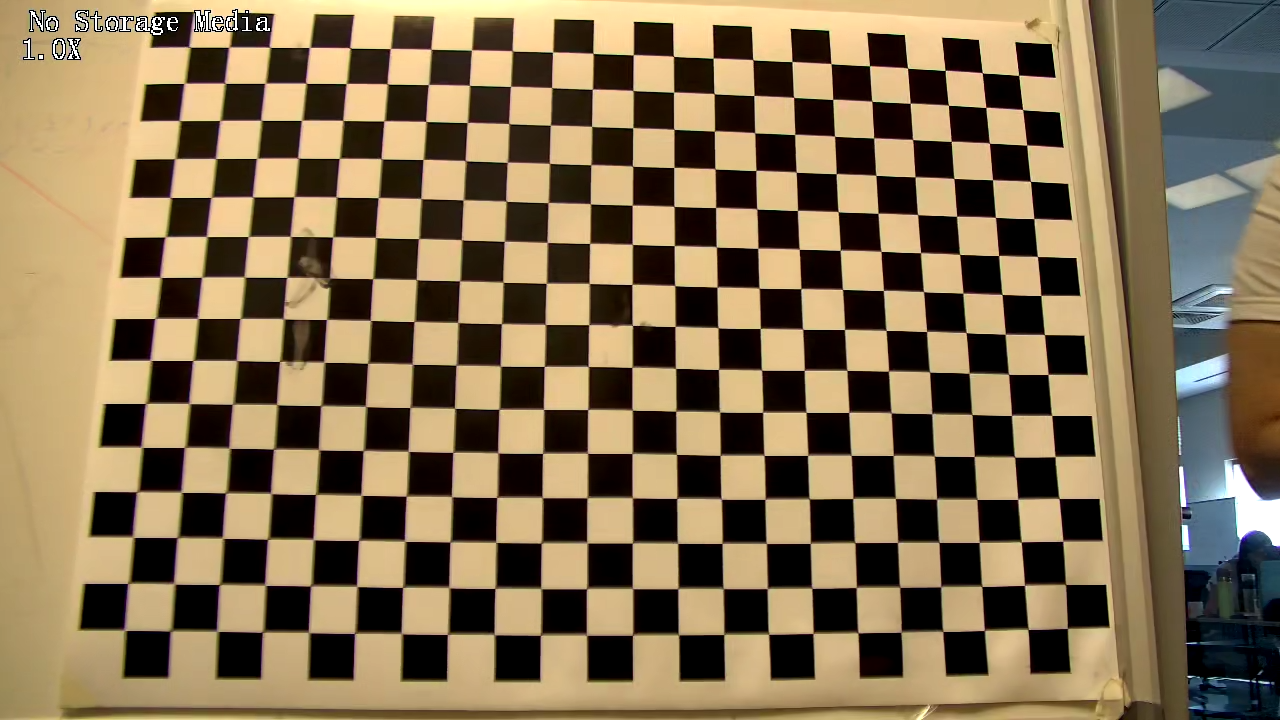
#> input picture calibration_images/zoom_1x/1x_zoom_1.png, 1280 x 720 px, found by its file name
$ python calibrate_simple.py
#> lines starting #> are read from the running program, lines starting #| are printed output that depends on the picture
#!/usr/bin/env python3
# -*- coding: utf-8 -*-

import os, re, yaml
import cv2
import numpy as np

# ====== KLASÖRLER ======
CALIB_IMAGES_DIR = "calibration_images"   # içinde zoom_1x, zoom_2x, ...
OUTPUT_DIR       = "calibration_results"

# ====== TAHTA ======
PATTERN_SIZE = (22, 15)   # (cols, rows) = iç köşe sayıları
SQUARE_SIZE  = 2.0        # birim önemli değil; tutarlı olsun

# ====== TEMEL AYARLAR ======
USE_SB = True                  # varsa findChessboardCornersSB kullan
EXCLUDE_BORDER = 1             # 0/1/2/3: kenardan şu kadar halka at
FIX_K3_DEFAULT = True          # K3 kilit (stabilite için)
ZERO_TANGENTIAL = True         # p1=p2=0 (bombeli kağıtta overfit'i engeller)
CENTER_TOL_RATIO = 0.05        # |cx-cx0|, |cy-cy0| uyarı eşiği (oran)
HIGH_ZOOM_PRINCIPAL_FIX_FROM = 4   # 4x ve üstü principal sabit
RMS_LIMIT_LOWZOOM = 2.5
RMS_LIMIT_HIGHZOOM = 3.0

# ====== YARDIMCILAR ======
def parse_zoom_level(name: str):
    m = re.search(r"zoom_(\d+)x", name.lower())
    return int(m.group(1)) if m else None

def list_images(folder_path):
    exts = (".jpg", ".jpeg", ".png", ".bmp", ".tiff")
    files = [os.path.join(folder_path, f) for f in os.listdir(folder_path)
             if f.lower().endswith(exts)]
    files.sort()
    return files

def load_images_from_folder(folder_path):
    images = []
    for p in list_images(folder_path):
        img = cv2.imread(p, cv2.IMREAD_COLOR)
        if img is None:
            continue
        gray = cv2.cvtColor(img, cv2.COLOR_BGR2GRAY)
        images.append((img, gray))
    return images

def assert_same_resolution(images):
    sizes = {(g.shape[1], g.shape[0]) for _, g in images}
    if len(sizes) != 1:
        raise ValueError(f"Farklı çözünürlükler: {sizes}")
    return next(iter(sizes))  # (W,H)

def generate_object_points(pattern_size, square_size):
    cols, rows = pattern_size
    obj = np.zeros((cols*rows, 3), np.float32)
    grid = np.mgrid[0:cols, 0:rows].T.reshape(-1, 2).astype(np.float32)
    obj[:, :2] = grid * square_size
    return obj  # (N,3)

def filter_border_points(corners, objpoints, pattern_size, border):
    """Deforme/lekeli kenar etkisini azalt: dış halkaları at."""
    if border <= 0:
        return corners, objpoints
    cols, rows = pattern_size
    n = cols * rows
    keep_idx = []
    for idx in range(n):
        c = idx % cols
        r = idx // cols
        if (border <= c < cols-border) and (border <= r < rows-border):
            keep_idx.append(idx)
    if len(keep_idx) < 30:  # çok az kaldıysa dokunma
        return corners, objpoints
    corners_f = corners.reshape(-1, 2)[keep_idx].reshape(-1, 1, 2)
    obj_f     = objpoints[keep_idx]
    return corners_f.astype(np.float32), obj_f.astype(np.float32)

def find_corners(images, pattern_size, square_size, use_sb=True, exclude_border=0):
    if not images:
        return [], [], (0, 0)
    image_size = assert_same_resolution(images)

    criteria = (cv2.TERM_CRITERIA_EPS + cv2.TERM_CRITERIA_MAX_ITER, 30, 1e-3)
    obj_templ = generate_object_points(pattern_size, square_size)
    objpoints, imgpoints = [], []

    sb_flags = cv2.CALIB_CB_EXHAUSTIVE | cv2.CALIB_CB_NORMALIZE_IMAGE
    classic_flags = (cv2.CALIB_CB_ADAPTIVE_THRESH |
                     cv2.CALIB_CB_NORMALIZE_IMAGE |
                     cv2.CALIB_CB_FAST_CHECK)

    for bgr, gray in images:
        found, corners = False, None

        if use_sb and hasattr(cv2, "findChessboardCornersSB"):
            try:
                found, corners = cv2.findChessboardCornersSB(gray, PATTERN_SIZE, sb_flags)
            except Exception:
                found, corners = False, None

        if not found:
            ret, c = cv2.findChessboardCorners(gray, PATTERN_SIZE, classic_flags)
            if ret:
                corners = cv2.cornerSubPix(gray, c, (11, 11), (-1, -1), criteria)
                found = True

        if found and corners is not None:
            corners_f, obj_f = filter_border_points(corners, obj_templ, PATTERN_SIZE, exclude_border)
            if corners_f.shape[0] < 10:
                continue
            objpoints.append(obj_f)
            imgpoints.append(corners_f.astype(np.float32))

    return objpoints, imgpoints, image_size

def per_view_errors(objpoints, imgpoints, rvecs, tvecs, K, dist):
    """Her görüntü için ortalama Öklidyen reproj. hatası (px/corner, mean)."""
    errs = []
    for obj, img, r, t in zip(objpoints, imgpoints, rvecs, tvecs):
        proj, _ = cv2.projectPoints(obj, r, t, K, dist)
        diff = img.reshape(-1, 2) - proj.reshape(-1, 2)
        e = float(np.sqrt((diff * diff).sum(axis=1)).mean())
        errs.append(e)
    return np.array(errs, dtype=np.float32)

def simple_outlier_mask(errs, factor=1.5):
    if len(errs) < 8:
        return np.ones_like(errs, dtype=bool)
    med = np.median(errs)
    q1, q3 = np.percentile(errs, 25), np.percentile(errs, 75)
    iqr = q3 - q1
    thresh = med + factor * iqr
    m = errs <= thresh
    if m.sum() < max(6, int(0.6 * len(errs))):
        return np.ones_like(errs, dtype=bool)
    return m

def _sanity_limits(z):
    """k1/k2 ve RMS için kaba limitler."""
    if z <= 5:
        return 2.5, 10.0   # |k1|<=2.5, |k2|<=10
    else:
        return 5.0, 30.0   # |k1|<=5,   |k2|<=30

def is_sane_result(res, z):
    k1, k2 = abs(res["k1"]), abs(res["k2"])
    rms = float(res["reprojection_error"])
    lim_k1, lim_k2 = _sanity_limits(z)
    rms_lim = RMS_LIMIT_LOWZOOM if z <= 5 else RMS_LIMIT_HIGHZOOM
    return (k1 <= lim_k1) and (k2 <= lim_k2) and (rms <= rms_lim)

def debug_sanity(res, z):
    lim_k1, lim_k2 = (5.0, 30.0) if z>5 else (2.5, 10.0)
    rms_lim = 3.0 if z>5 else 2.5
    print(f"[sanity] z={z}  k1={abs(res['k1']):.3f}/{lim_k1} "
          f"k2={abs(res['k2']):.3f}/{lim_k2}  RMS={res['reprojection_error']:.2f}/{rms_lim}")

def calibrate_camera(objpoints, imgpoints, image_size,
                     fix_principal=False,
                     fix_k1=False, fix_k2=False,
                     iqr_factor=1.5):
    """
    Basit kalibrasyon:
      - K0: merkez, f0=0.9*min(W,H)
      - Tangential kapalı (opsiyonel)
      - K3 daima kilitli (FIX_K3_DEFAULT)
      - fix_k1/fix_k2 True ise ilgili katsayılar kilitlenir
      - Outlier temizliği: IQR faktörü ile
    """
    W, H = image_size
    f0 = 0.9 * min(W, H)
    K0 = np.array([[f0, 0, W/2.0],
                   [0,  f0, H/2.0],
                   [0,   0,   1.0]], dtype=np.float64)
    dist0 = np.zeros((5, 1), dtype=np.float64)

    flags = 0
    if FIX_K3_DEFAULT:
        flags |= cv2.CALIB_FIX_K3
    if ZERO_TANGENTIAL:
        flags |= cv2.CALIB_ZERO_TANGENT_DIST
    if fix_principal:
        flags |= cv2.CALIB_FIX_PRINCIPAL_POINT
    if fix_k1:
        flags |= cv2.CALIB_FIX_K1
    if fix_k2:
        flags |= cv2.CALIB_FIX_K2
    flags |= cv2.CALIB_USE_INTRINSIC_GUESS

    # 1) Kalibrasyon
    rms, K, dist, rvecs, tvecs = cv2.calibrateCamera(
        objpoints, imgpoints, image_size, K0, dist0, flags=flags
    )
    d = dist.reshape(-1, 1)

    # 2) Outlier temizliği + tekrar
    errs = per_view_errors(objpoints, imgpoints, rvecs, tvecs, K, d)
    mask = simple_outlier_mask(errs, factor=iqr_factor)
    if mask.sum() != len(errs):
        obj_f = [o for o, k in zip(objpoints, mask) if k]
        img_f = [i for i, k in zip(imgpoints, mask) if k]
        rms, K, dist, rvecs, tvecs = cv2.calibrateCamera(
            obj_f, img_f, image_size, K, d, flags=flags
        )
        d = dist.reshape(-1, 1)
        errs = per_view_errors(obj_f, img_f, rvecs, tvecs, K, d)

    # Özet metrikler
    cx, cy = float(K[0, 2]), float(K[1, 2])
    fx, fy = float(K[0, 0]), float(K[1, 1])

    # dist'ten isimli katsayıları çek (varsa)
    dist_list = dist.reshape(-1).astype(float).tolist()
    def _get(idx, default=0.0):
        return float(dist_list[idx]) if idx < len(dist_list) else default
    k1, k2, p1, p2, k3 = _get(0), _get(1), _get(2), _get(3), _get(4)

    # Uyarılar
    warns = []
    if abs(cx - W/2.0) > CENTER_TOL_RATIO * W:
        warns.append(f"cx merkezden sapmış: {cx:.2f} vs {W/2:.2f}")
    if abs(cy - H/2.0) > CENTER_TOL_RATIO * H:
        warns.append(f"cy merkezden sapmış: {cy:.2f} vs {H/2:.2f}")
    lim_k1, lim_k2 = _sanity_limits(parse_zoom_level("zoom_{}x".format(0)) or 0)
    # (uyarı limitleri sabit kalsın, temel eşikler aşağıda ayrıca var)
    if abs(k1) > 0.6: warns.append(f"|k1| yüksek: {k1:.3f}")
    if abs(k2) > 2.0: warns.append(f"|k2| yüksek: {k2:.3f}")

    return {
        "camera_matrix": K.tolist(),
        "distortion_coefficients": dist_list,
        "reprojection_error": float(rms),
        "per_view_errors": [float(e) for e in errs.reshape(-1).tolist()],
        "fx": fx, "fy": fy, "cx": cx, "cy": cy,
        "k1": k1, "k2": k2, "p1": p1, "p2": p2, "k3": k3,
        "warnings": warns
    }

def save_calibration_result(yaml_path, data_dict):
    os.makedirs(os.path.dirname(yaml_path), exist_ok=True)
    with open(yaml_path, 'w') as f:
        yaml.dump(data_dict, f, sort_keys=False, allow_unicode=True)
    if data_dict.get("warnings"):
        print("   ⚠️ Uyarılar:", " | ".join(data_dict["warnings"]))
    print("💾 YAML kaydedildi →", yaml_path)

# ====== ANA DÖNGÜ ======
def main():
    os.makedirs(OUTPUT_DIR, exist_ok=True)

    folders = [d for d in os.listdir(CALIB_IMAGES_DIR)
           if d.lower().startswith("zoom_")
           and os.path.isdir(os.path.join(CALIB_IMAGES_DIR, d))]
    folders.sort(key=lambda f: parse_zoom_level(f) or 0)

    for folder in folders:
        if not folder.lower().startswith("zoom_"):
            continue
        folder_path = os.path.join(CALIB_IMAGES_DIR, folder)
        if not os.path.isdir(folder_path):
            continue

        z = parse_zoom_level(folder) or 0
        print(f"\n🔍 İşleniyor: {folder}")

        images = load_images_from_folder(folder_path)
#> in load_images_from_folder, img is the input picture: shape (720, 1280, 3); mean B, G, R 83.6, 113.7, 132.8
#> in load_images_from_folder, `gray = cv2.cvtColor(img, cv2.COLOR_BGR2GRAY)`:
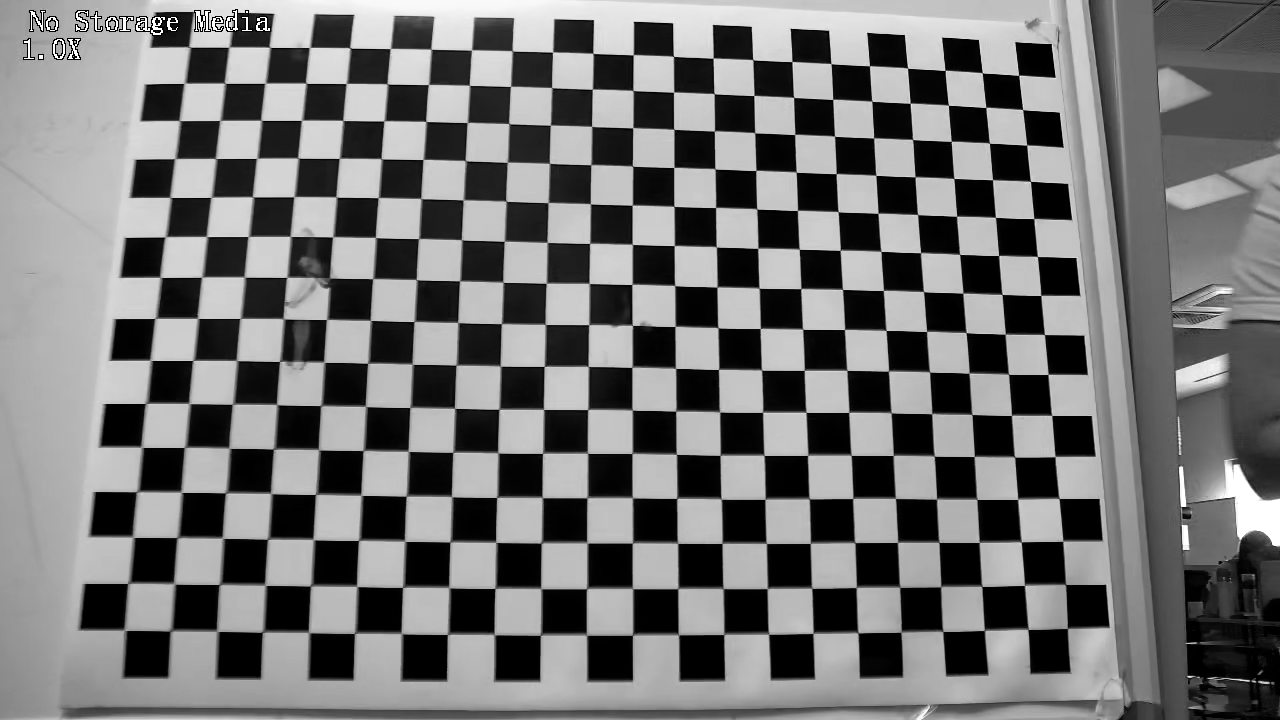
#> gray: shape (720, 1280); min 0, max 255, mean 116
#> images = 1 item
        if not images:
            print(f"❌ {folder}: Görüntü yok, atlandı.")
            continue

        try:
            image_size = assert_same_resolution(images)
#> image_size = (1280, 720)
        except Exception as e:
            print(f"❌ {folder}: {e}. Atlandı.")
            continue

        # Deforme kağıt için adaptif kenar filtresi
        border = EXCLUDE_BORDER if z < 4 else max(EXCLUDE_BORDER, 2)
        if z >= 6:
            border = max(border, 3)

        objpoints, imgpoints, _ = find_corners(
            images, PATTERN_SIZE, SQUARE_SIZE, use_sb=USE_SB, exclude_border=border
        )
#> the loop in find_corners, `for bgr, gray in images:` made 1 pass
#> (cols in filter_border_points, rows in filter_border_points, n in filter_border_points) on pass 1: (22, 15, 330)
#> after the loop in find_corners, `for bgr, gray in images:`: imgpoints = 1 item
#> objpoints = 1 item; imgpoints = 1 item
        if len(objpoints) == 0:
            print(f"❌ {folder}: Köşe bulunamadı, atlandı.")
            continue

        # MODE A: standart (k1,k2 serbest; K3 kilit; tangential kapalı)
        fix_pp = (z >= HIGH_ZOOM_PRINCIPAL_FIX_FROM)
        res = calibrate_camera(
            objpoints, imgpoints, image_size,
            fix_principal=fix_pp,
            fix_k1=False, fix_k2=False,
            iqr_factor=(1.5 if z < 6 else 1.0)  # yüksek zoom'da outlier filtresi sertleşsin
        )
#> in calibrate_camera, `W, H = image_size`: W = 1280; H = 720
#> in calibrate_camera, `f0 = 0.9 * min(W, H)`: f0 = 648
#> in calibrate_camera, `K0 = np.array([[f0, 0, W/2.0], [0,  f0, H/2.0], [0,   0,   1.0]], dtyp..`: K0 = [[648, 0, 640], [0, 648, 360], [0, 0, 1]]
#> in calibrate_camera, `rms, K, dist, rvecs, tvecs = cv2.calibrateCamera( objpoints, imgpoints..`: rms = 0.576; K = [[1252.4, 0, 703.7], [0, 1263.1, 379.6], [0, 0, 1]]; dist = [-0.16, -0.0538, 0, 0, 0]; rvecs = ([0.178, -0.416, -3.11],); tvecs = ([16.78, 11.33, 56.46],)
#> in calibrate_camera, `d = dist.reshape(-1, 1)`: d = [-0.16, -0.0538, 0, 0, 0]
#> the loop in per_view_errors, `for obj, img, r, t in zip(objpoints, imgpoints, rvecs, tvecs):` made 1 pass
#> (r, t, e) on pass 1: ([0.178, -0.416, -3.11], [16.78, 11.33, 56.46], 0.49)
#> after the loop in per_view_errors, `for obj, img, r, t in zip(objpoints, imgpoints, rvecs, tvecs):`: errs = [0.49]
#> in calibrate_camera, `mask = simple_outlier_mask(errs, factor=iqr_factor)`: mask = [True]
#> in calibrate_camera, `cx, cy = float(K[0, 2]), float(K[1, 2])`: cx = 703.7; cy = 379.6
#> in calibrate_camera, `fx, fy = float(K[0, 0]), float(K[1, 1])`: fx = 1252.4; fy = 1263.1
#> in calibrate_camera, `dist_list = dist.reshape(-1).astype(float).tolist()`: dist_list = [-0.16, -0.0538, 0, 0, 0]
#> in calibrate_camera, `k1, k2, p1, p2, k3 = _get(0), _get(1), _get(2), _get(3), _get(4)`: k1 = -0.16; k2 = -0.0538; p1 = 0
#> res = 14 items
        mode = "standard"

        # sanity: kötü ise MODE B: k1-only (k2 kilit)
        if not is_sane_result(res, z) and z >= 6:
#> in is_sane_result, `k1, k2 = abs(res["k1"]), abs(res["k2"])`: k1 = 0.16; k2 = 0.0538
#> in is_sane_result, `rms = float(res["reprojection_error"])`: rms = 0.576
            print("   ↪ fallback: k1-only (K2 kilit)")
            # kenar filtresini daha da sertleştir ve yeniden köşe bul
            objpoints, imgpoints, _ = find_corners(
                images, PATTERN_SIZE, SQUARE_SIZE, use_sb=USE_SB, exclude_border=max(border, 3)
            )
            res = calibrate_camera(
                objpoints, imgpoints, image_size,
                fix_principal=True,   # tele'de şart
                fix_k1=False, fix_k2=True,
                iqr_factor=1.0
            )
            mode = "k1_only"

        # hâlâ kötü ise MODE C: no-distortion (k1,k2 kilit) — sadece intrinsics
        if not is_sane_result(res, z) and z >= 6:
            print("   ↪ fallback: no-distortion (K1,K2,K3=0; yalnız intrinsics)")
            objpoints, imgpoints, _ = find_corners(
                images, PATTERN_SIZE, SQUARE_SIZE, use_sb=USE_SB, exclude_border=max(border, 3)
            )
            res = calibrate_camera(
                objpoints, imgpoints, image_size,
                fix_principal=True,
                fix_k1=True, fix_k2=True,
                iqr_factor=0.8
            )
            mode = "no_distortion"
            debug_sanity(res, z)

        # YAML çıkışı
        out_path = os.path.join(OUTPUT_DIR, f"{folder}_calib.yaml")
        data = {
            "image_width": int(image_size[0]),
            "image_height": int(image_size[1]),
            "camera_matrix": res["camera_matrix"],
            "distortion_coefficients": res["distortion_coefficients"],
            "reprojection_error": res["reprojection_error"],
            "per_view_errors": res["per_view_errors"],
            "fx": res["fx"], "fy": res["fy"], "cx": res["cx"], "cy": res["cy"],
            "k1": res["k1"], "k2": res["k2"], "p1": res["p1"], "p2": res["p2"], "k3": res["k3"],
            "version": "simple_v3",
            "zoom_name": folder,
            "pattern_size": {"cols": PATTERN_SIZE[0], "rows": PATTERN_SIZE[1]},
            "square_size": SQUARE_SIZE,
            "model": mode,
            "settings": {
                "use_sb": USE_SB,
                "exclude_border": int(border),
                "fix_principal": bool(z >= HIGH_ZOOM_PRINCIPAL_FIX_FROM),
                "zero_tangential": ZERO_TANGENTIAL,
                "fallbacks": ["standard", "k1_only", "no_distortion"]
            },
            "warnings": res["warnings"]
        }
        save_calibration_result(out_path, data)
#> pass 2 of the loop in main, `for folder in folders:`:
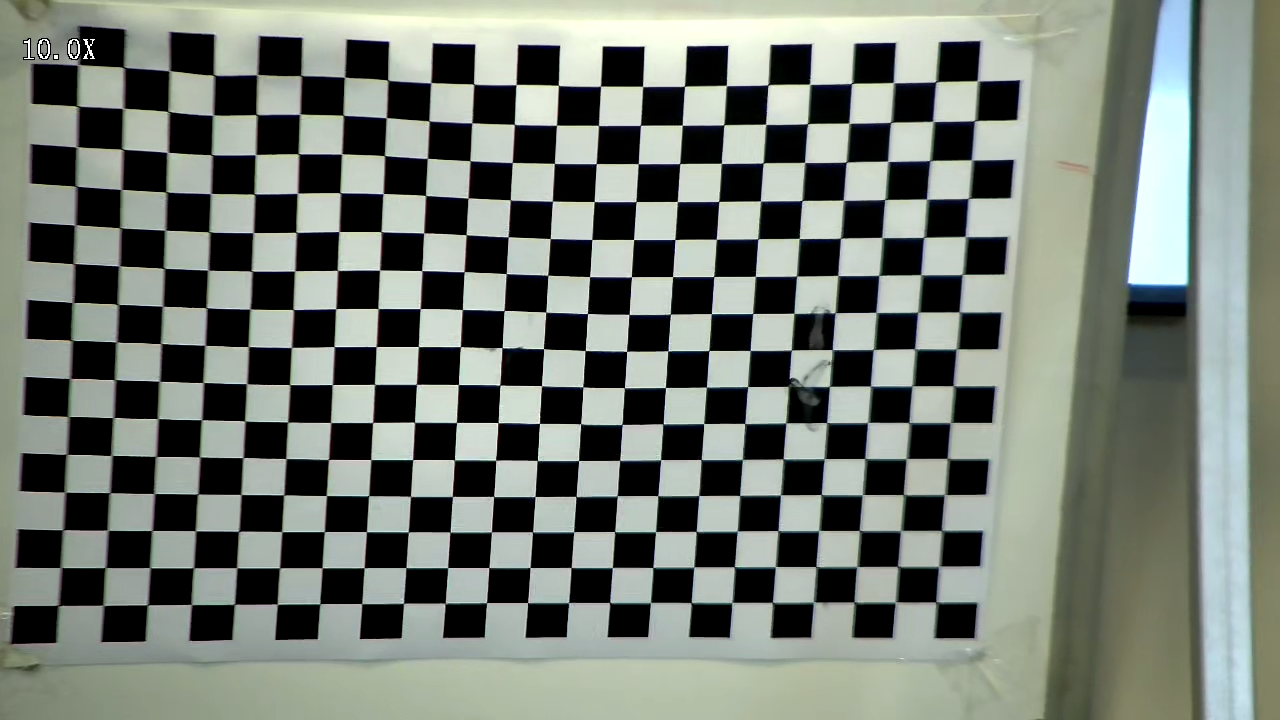
#> input picture calibration_images/zoom_10x/live_ch0_20250819111842.png, 1280 x 720 px, found by its file name
#> in load_images_from_folder, img is the input picture: shape (720, 1280, 3); mean B, G, R 115.4, 123.7, 117
#> in load_images_from_folder (call 2), `gray = cv2.cvtColor(img, cv2.COLOR_BGR2GRAY)`:
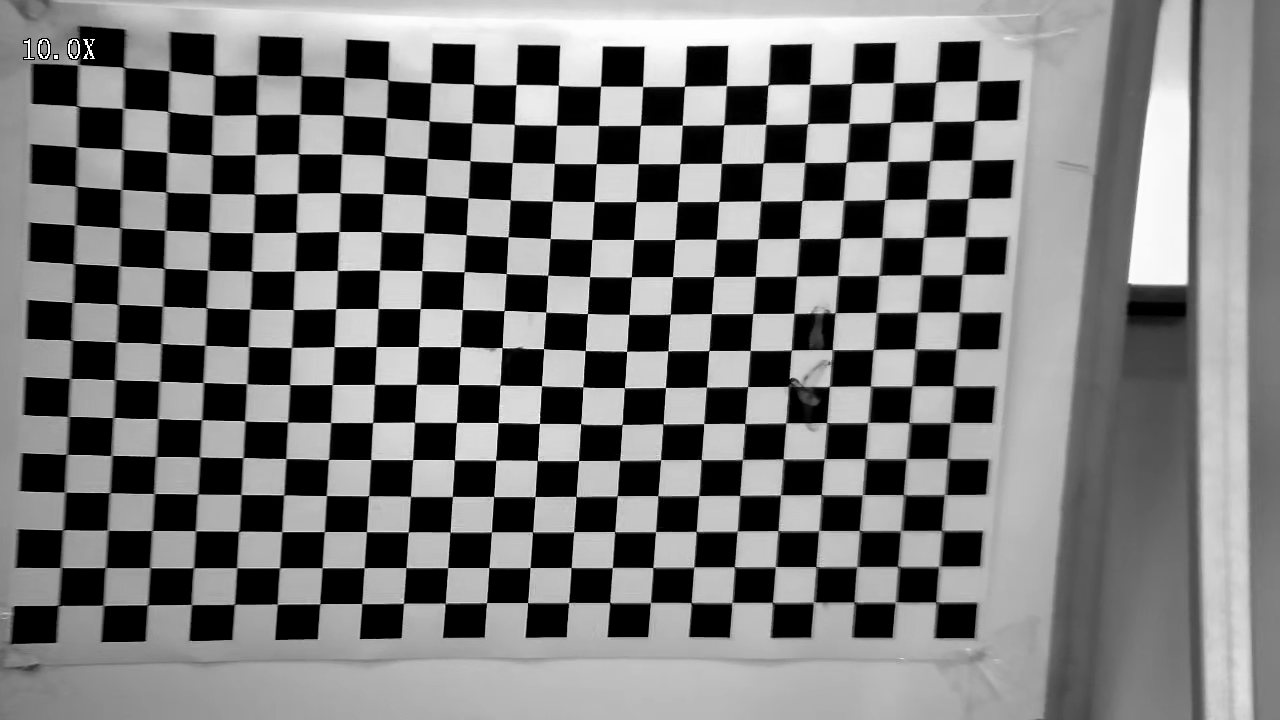
#> gray: shape (720, 1280); min 0, max 255, mean 120.7
#> the loop in find_corners (call 2), `for bgr, gray in images:` made 1 pass
#> the loop in per_view_errors (call 2), `for obj, img, r, t in zip(objpoints, imgpoints, rvecs, tvecs):` made 1 pass
#> (r, t, e) on pass 1: ([-0.00663, -0.00481, 0.0201], [-26.36, -15.08, 11.85], 3.53)
#| [sanity] z=10  k1=0.000/5.0 k2=0.000/30.0  RMS=4.11/3.0

if __name__ == "__main__":
    main()
